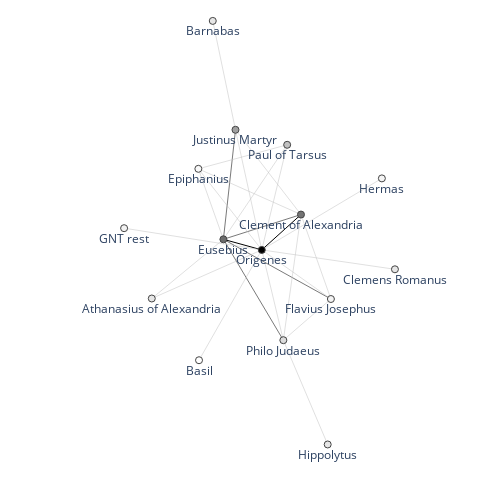

The cell this chart's notebook holds for it:
### Code cell
reload(textnet)
fig = textnet.draw_2d_network(G)
fig.show()

### Figure 1 — Plotly figure (JSON) as saved in the notebook; plotly's stock layout.template omitted (floating-point values rounded to 4 significant figures)
{"data": [{"line": {"color": "#000000", "width": 1}, "mode": "lines", "type": "scatter", "x": [0.003963, 0.1836, null, 0.003963, -0.1719, null], "y": [-0.04956, 0.1125, null, -0.04956, -0.000991, null]}, {"line": {"color": "#404040", "width": 0.7}, "mode": "lines", "type": "scatter", "x": [-0.1165, -0.1719, null, 0.1836, -0.1719, null, -0.1719, 0.1029, null, -0.1719, 0.3209, null], "y": [0.501, -0.000991, null, 0.1125, -0.000991, null, -0.000991, -0.4634, null, -0.000991, -0.2747, null]}, {"line": {"color": "#C0C0C0", "width": 0.5}, "mode": "lines", "type": "scatter", "x": [0.1204, 0.003963, null, 0.1204, -0.1719, null, 0.1204, -0.2866, null, 0.6143, 0.003963, null, -0.2207, -0.1165, null, 0.5544, 0.003963, null, -0.6271, 0.003963, null, -0.1165, 0.003963, null, -0.1165, 0.1836, null, 0.003963, -0.2866, null, 0.003963, -0.5001, null, 0.003963, -0.2836, null, 0.003963, 0.1029, null, 0.003963, 0.3209, null, 0.1836, -0.2866, null, 0.1836, 0.1029, null, 0.1836, 0.3209, null, -0.1719, -0.2866, null, -0.1719, -0.5001, null, 0.3061, 0.1029, null, 0.1029, 0.3209, null], "y": [0.4321, -0.04956, null, 0.4321, -0.000991, null, 0.4321, 0.3221, null, -0.1384, -0.04956, null, 1, 0.501, null, 0.2783, -0.04956, null, 0.04999, -0.04956, null, 0.501, -0.04956, null, 0.501, 0.1125, null, -0.04956, 0.3221, null, -0.04956, -0.2722, null, -0.04956, -0.5552, null, -0.04956, -0.4634, null, -0.04956, -0.2747, null, 0.1125, 0.3221, null, 0.1125, -0.4634, null, 0.1125, -0.2747, null, -0.000991, 0.3221, null, -0.000991, -0.2722, null, -0.9414, -0.4634, null, -0.4634, -0.2747, null]}, {"hoverinfo": "text", "hovertext": ["3", "1", "1", "1", "1", "4", "12", "6", "8", "4", "2", "1", "1", "5", "4"], "marker": {"color": [43, 24, 24, 15, 17, 55, 112, 72, 75, 10, 24, 5, 24, 30, 16], "colorbar": {"thickness": 15, "title": {"side": "right", "text": "degree"}, "xanchor": "left"}, "colorscale": [[0, "rgb(255,255,255)"], [0.125, "rgb(240,240,240)"], [0.25, "rgb(217,217,217)"], [0.375, "rgb(189,189,189)"], [0.5, "rgb(150,150,150)"], [0.625, "rgb(115,115,115)"], [0.75, "rgb(82,82,82)"], [0.875, "rgb(37,37,37)"], [1, "rgb(0,0,0)"]], "line": {"width": 1}, "showscale": false, "size": 7}, "mode": "markers+text", "text": ["Paul of Tarsus", "Clemens Romanus", "Barnabas", "Hermas", "GNT rest", "Justinus Martyr", "Origenes", "Clement of Alexandria", "Eusebius", "Epiphanius", "Athanasius of Alexandria", "Basil", "Hippolytus", "Philo Judaeus", "Flavius Josephus"], "textposition": "bottom center", "type": "scatter", "x": [0.1204, 0.6143, -0.2207, 0.5544, -0.6271, -0.1165, 0.003963, 0.1836, -0.1719, -0.2866, -0.5001, -0.2836, 0.3061, 0.1029, 0.3209], "y": [0.4321, -0.1384, 1, 0.2783, 0.04999, 0.501, -0.04956, 0.1125, -0.000991, 0.3221, -0.2722, -0.5552, -0.9414, -0.4634, -0.2747]}, {"hoverinfo": "text", "marker": {"opacity": 0}, "mode": "markers", "opacity": 0, "text": ["0", "0", "0", "0", "0", "0", "0", "0", "0", "0", "0", "0", "0", "0", "0", "0", "0", "0", "0", "0", "0", "0", "0", "0", "0", "0", "0"], "type": "scatter", "x": [0.06217, -0.02577, -0.08313, 0.3091, -0.1686, 0.2792, -0.3115, -0.05628, 0.03354, -0.1442, 0.09378, -0.08397, -0.1413, -0.2481, -0.1398, 0.05342, 0.1624, 0.005842, -0.05152, 0.1432, 0.2522, -0.2293, -0.336, -0.03452, 0.07449, 0.2045, 0.2119], "y": [0.1913, 0.2156, 0.3771, -0.09398, 0.7505, 0.1144, 0.0002108, 0.2257, 0.3067, 0.25, 0.03146, -0.02528, 0.1363, -0.1609, -0.3024, -0.2565, -0.1621, 0.05575, 0.2173, -0.1755, -0.0811, 0.1605, -0.1366, -0.2322, -0.1378, -0.7024, -0.3691]}], "layout": {"autosize": false, "height": 500, "hovermode": "closest", "margin": {"b": 10, "l": 10, "r": 10, "t": 10}, "plot_bgcolor": "rgba(0,0,0,0)", "showlegend": false, "title": {"font": {"size": 16}}, "width": 500, "xaxis": {"range": [-1.15, 1.05], "showgrid": false, "showticklabels": false, "zeroline": false}, "yaxis": {"range": [-1.15, 1.05], "showgrid": false, "showticklabels": false, "zeroline": false}}}
